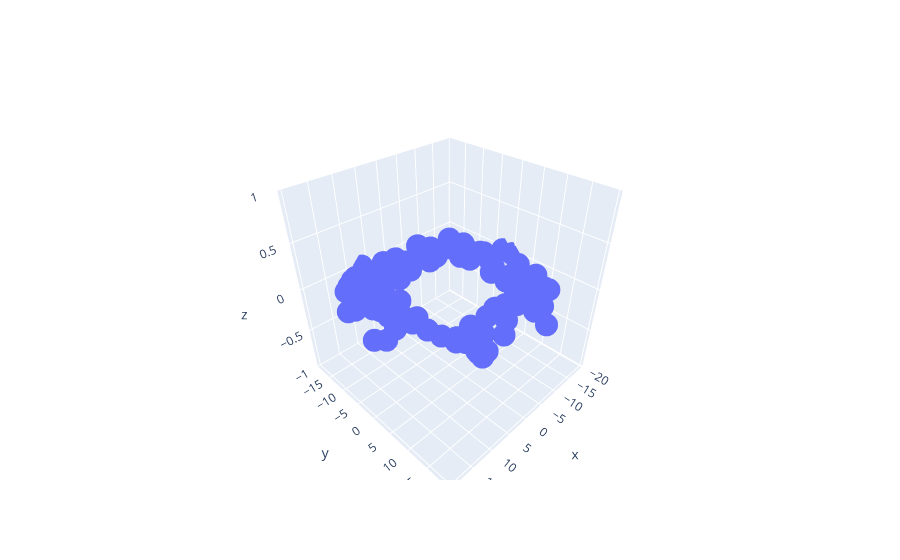

The code cell stored with this chart in its notebook:
### Code cell
circle = generate_circle(2,100, 10, 1)
fig = go.Figure(data=[go.Scatter3d(x=circle[:,0], y=circle[:,1],z=circle[:,2],
                                   mode='markers')])
fig.show()
